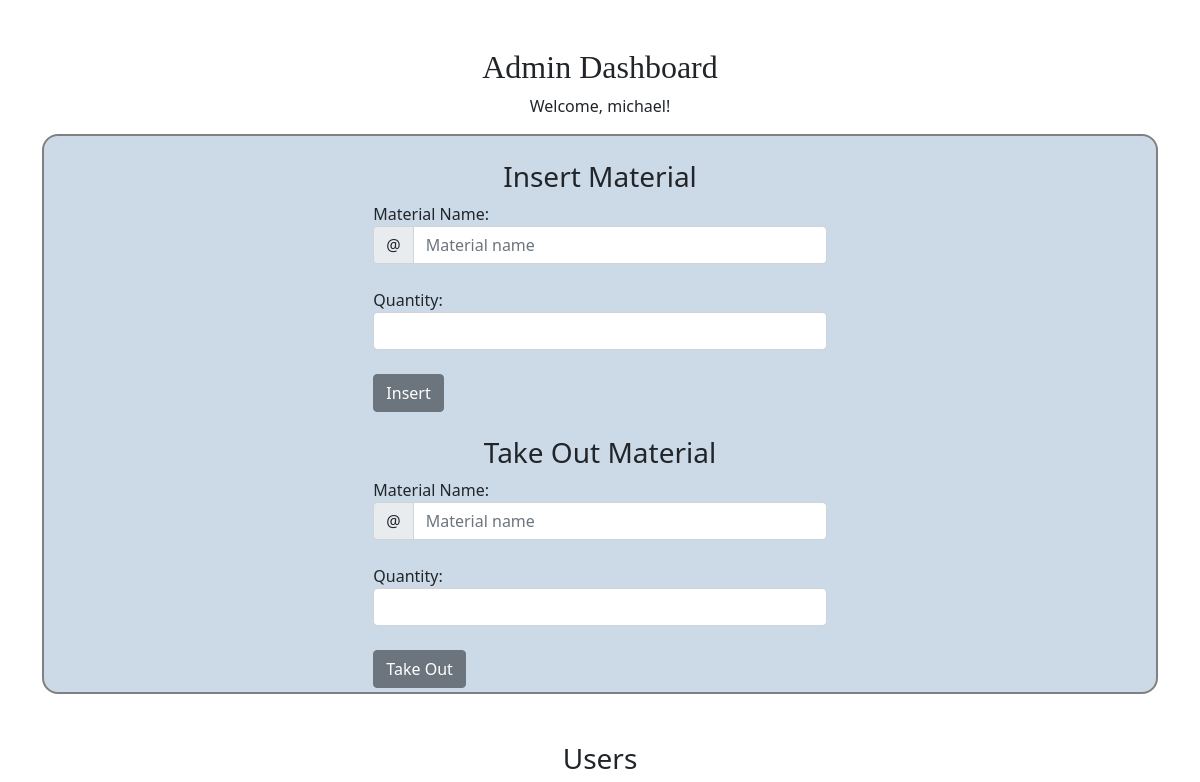
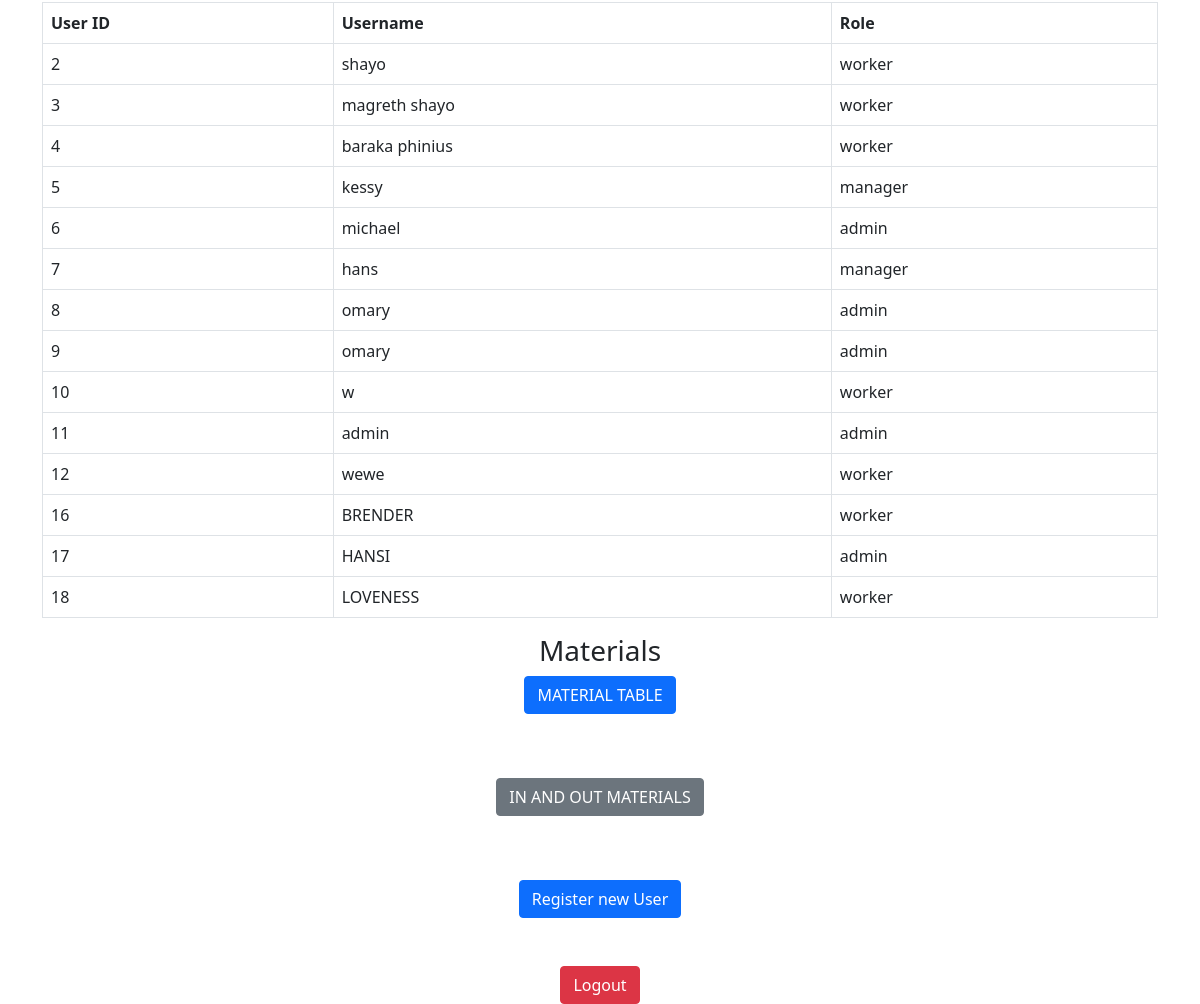
/admin_dashboard.php (signed in), run on the app's committed database (2 pictures, top to bottom).
### tables this page shows
CREATE TABLE `users` (
  `user_id` int(11) NOT NULL,
  `username` varchar(50) NOT NULL,
  `password` varchar(255) NOT NULL,
  `role` enum('admin','manager','worker') NOT NULL
);

### admin_dashboard.php (the view, shortened to what this page needs)
<?php
$servername = "localhost";
$username = "root";
$password = "";
$dbname = "store_management";
$conn = new mysqli($servername, $username, $password, $dbname);
?>
<!DOCTYPE html>
<html>
        <head>
            <link rel="stylesheet" href="css/bootstrap.min.css">
            <link rel="stylesheet" href="Admin.css">
        </head>
        <body>
            <div class="container mt-5">
                    <div class="header"><h2>Admin Dashboard</h2></div>
                    <p>Welcome, <?php echo $_SESSION['username']; ?>!</p>
                    <div class="container "><br>
                            <h3>Insert Material</h3>
                            <div class="col-5">
                                    <form method="post" action="insert_material.php">
                                        Material Name:
                                        <div class="input-group ">
                                            <span class="input-group-text">@</span>
                                            <input class="form-control"  placeholder="Material name" type="text" name="material_name" required>
                                        </div><br>
                                        Quantity:
                                        <input class="form-control" type="number" name="quantity" min="1" required><br>
                                        <input class="btn btn-secondary" type="submit" name="insert_material" value="Insert">
                                    </form>
                            </div>
                            <br>
                            <h3>Take Out Material</h3>
                                <div class="col-5">
                                        <form method="post" action="take_out_material.php">
                                            Material Name:
                                            <div class="input-group">
                                            <span class="input-group-text">@</span>
                                            <input class="form-control" placeholder="Material name" type="text" name="material_name" required>
                                            </div><br>
                                            Quantity:
                                            <input class="form-control" type="number" name="quantity" min="1" required><br>
                                            <input class="btn btn-secondary" type="submit" name="take_out_material" value="Take Out">
                                        </form>
                                </div>
                                <br>
                    </div>
<br><br>
                        <h3>Users</h3>
                        <table class="table table-bordered"  >
                            <thead class="thead-dark">
                                <tr>
                                    <th>User ID</th>
                                    <th>Username</th>
                                    <th>Role</th>
                                </tr>
                            </thead>
                                <?php
                                $sql = "SELECT * FROM users";
                                $result = $conn->query($sql);
                                if ($result->num_rows > 0) {
                                    while ($row = $result->fetch_assoc()) {
                                        echo "<tr>
                                                <td>{$row['user_id']}</td>
                                                <td>{$row['username']}</td>
                                                <td>{$row['role']}</td>
                                              </tr>";
                                    }
                                }
                                else {
                                    ?>
                                    <tr>
                                        <td colspan="5">No Records Found</td>
                                    </tr>
                                    <?php
                                }
                                ?>
                        </table>
 <h3>Materials</h3>
                        <a href="view_materials.php"><button type="button" class="btn btn-primary mb-3">MATERIAL TABLE</button></a>
                        <br><br>
                        <a href="take_in&out_material.php"><button type="button" class="btn btn-secondary mb-3">IN AND OUT MATERIALS</button></a>
                        <br><br>
                        <a href="register.php"> <button type="submit" class="btn btn-primary btn-block">Register new User</button></a>
                        <br><br>
                        <form method="post" action="logout.php">
                            <a href="logout.php"><input type="submit" value="Logout" class="btn btn-danger"></a>
                        </form>
            </div>
        </body>
</html>

### Admin.css (style rules this page uses)
.header { display: flex; justify-content: center; align-content: center; font-family: "algerian"; }
.container { display: grid; place-items: center; border: 2px double gray; height: 35em; border-radius: 1rem; background-color: rgb(204, 218, 231); }
.mt-5 { border: none; height: auto; background-color: transparent; }

### data on the page
users: user_id "2", username "shayo", role "worker"
users: user_id "3", username "magreth shayo", role "worker"
users: user_id "4", username "baraka phinius", role "worker"
users: user_id "5", username "kessy", role "manager"
users: user_id "6", username "michael", role "admin"
users: user_id "7", username "hans", role "manager"
users: user_id "8", username "omary", role "admin"
users: user_id "9", username "omary", role "admin"
users: user_id "10", username "w", role "worker"
users: user_id "11", username "admin", role "admin"
users: user_id "12", username "wewe", role "worker"
users: user_id "16", username "BRENDER", role "worker"
users: user_id "17", username "HANSI", role "admin"
users: user_id "18", username "LOVENESS", role "worker"

### other printed values
$_SESSION['username'] "michael"
